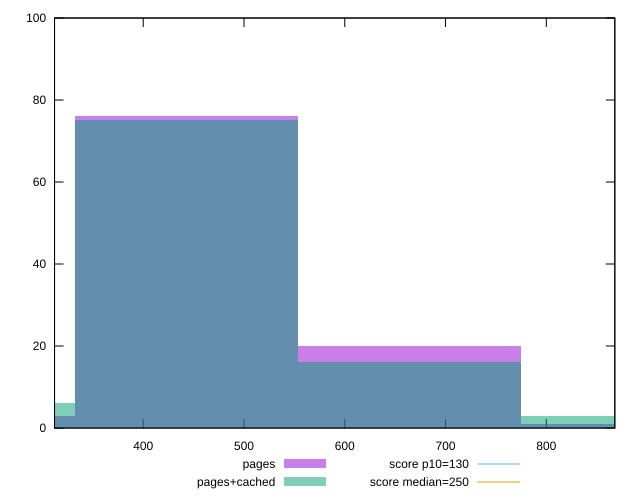

The gnuplot source for this figure:
reset

$pages <<EOF
663.9158043633345 20
885.221072484446 1
442.610536242223 76
221.3052681211115 3
EOF

$pagesCached <<EOF
885.221072484446 3
663.9158043633345 16
442.610536242223 75
221.3052681211115 6
EOF

set key outside below
set boxwidth 221.3052681211115
set xrange [312.0000000000009:868.0000000000036]
set yrange [0:100]
set trange [0:100]
set style fill transparent solid 0.5 noborder

set parametric
set terminal svg size 640, 500 enhanced background rgb 'white'
set output "report_00017_2021-02-10T15-08-03.406Z/max-potential-fid/comparison/histogram/0_vs_1.svg"

plot $pages title "pages" with boxes, \
     $pagesCached title "pages+cached" with boxes, \
     130,t title "score p10=130", \
     250,t title "score median=250"

reset
